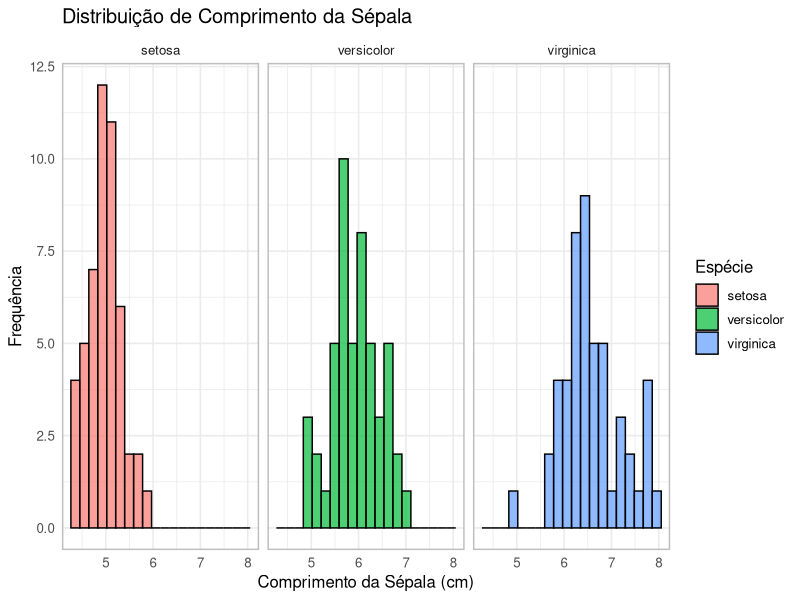
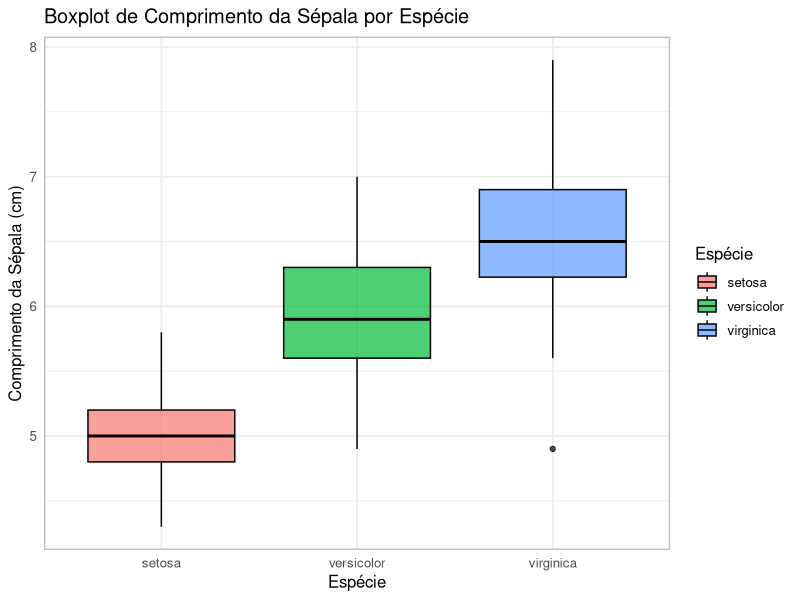
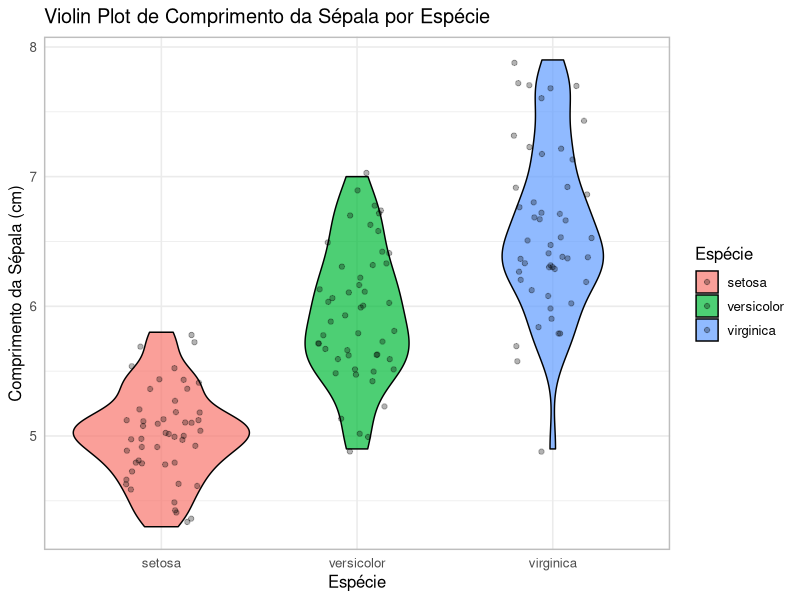
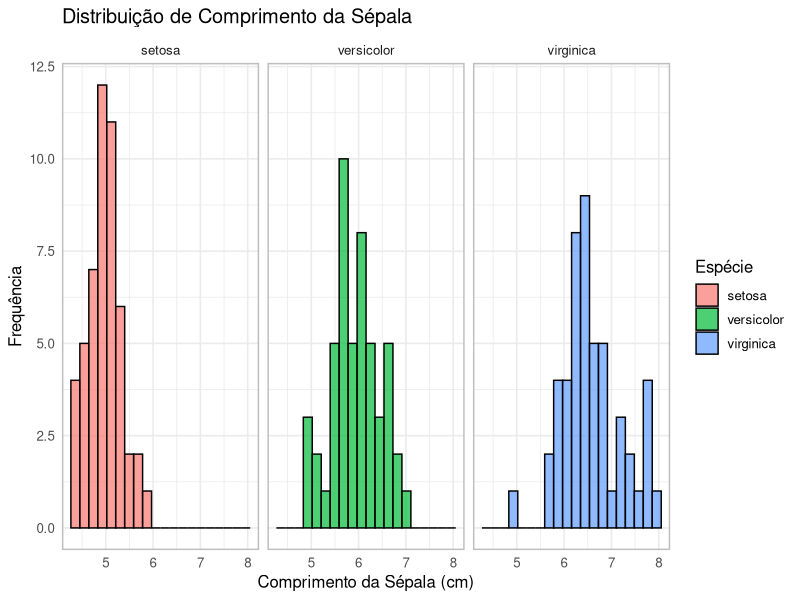
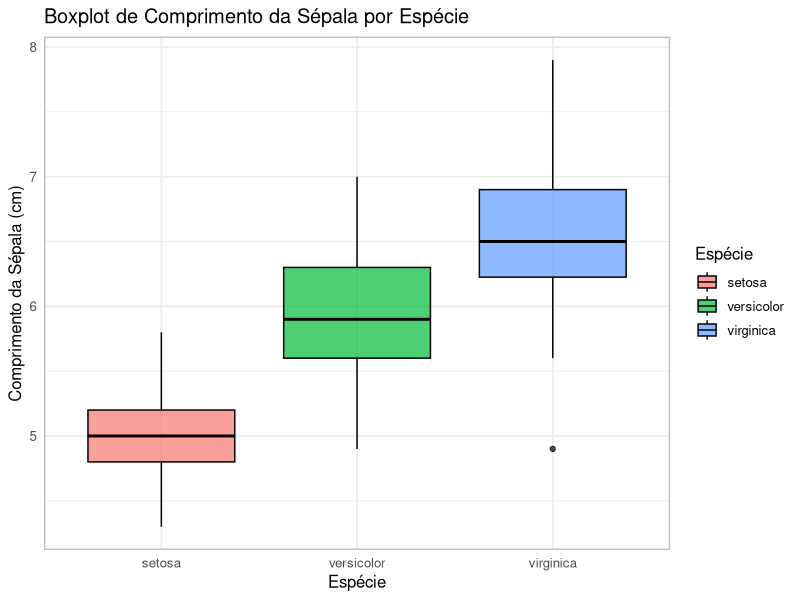
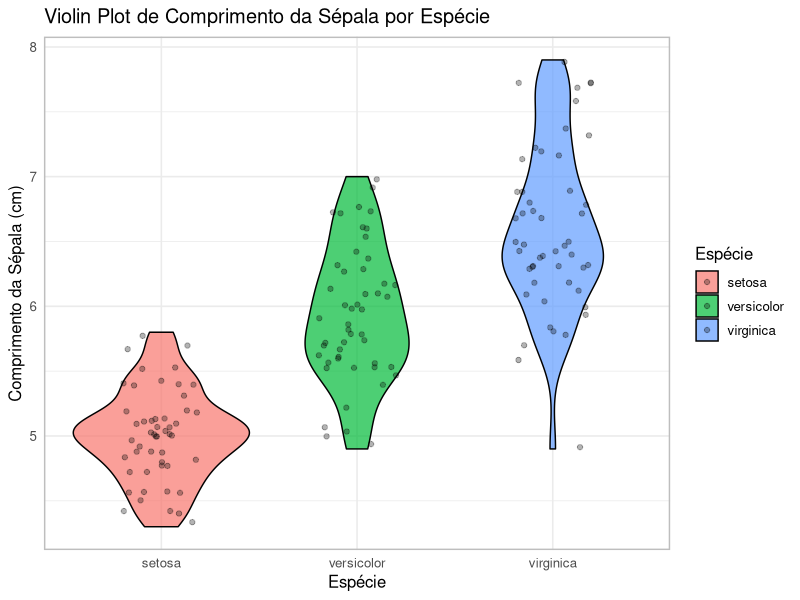

The R script that drew these images, in order:
library(ggplot2)
library(tidyverse)

# histograma de Sepal.Length por especie
p1_hist <- ggplot(iris, aes(x = Sepal.Length, fill = Species)) +
  geom_histogram(bins = 20, color = "black", alpha = 0.7) +
  labs(
    title = "Distribuição de Comprimento da Sépala",
    x = "Comprimento da Sépala (cm)",
    y = "Frequência",
    fill = "Espécie"
  ) +
  theme_minimal(base_size = 12) +
  facet_wrap(~Species) +
  theme(panel.border = element_rect(color = "gray", fill = NA, linewidth = 1))

print(p1_hist)
ggsave("ex1_histogram.png", p1_hist, width = 7, height = 4, dpi = 300)

# boxplot de Sepal.Length por especie
p1_box <- ggplot(iris, aes(x = Species, y = Sepal.Length, fill = Species)) +
  geom_boxplot(color = "black", alpha = 0.7) +
  labs(
    title = "Boxplot de Comprimento da Sépala por Espécie",
    x = "Espécie",
    y = "Comprimento da Sépala (cm)",
    fill = "Espécie"
  ) +
  theme_minimal(base_size = 12) +
  theme(panel.border = element_rect(color = "gray", fill = NA, linewidth = 1))

print(p1_box)
ggsave("ex1_boxplot.png", p1_box, width = 7, height = 4, dpi = 300)

# violin plot de Sepal.Length por especie com pontos sobrepostos
p1_violin <- ggplot(iris, aes(x = Species, y = Sepal.Length, fill = Species)) +
  geom_violin(color = "black", alpha = 0.7) +
  geom_jitter(width = 0.2, alpha = 0.3, color = "black") +
  labs(
    title = "Violin Plot de Comprimento da Sépala por Espécie",
    x = "Espécie",
    y = "Comprimento da Sépala (cm)",
    fill = "Espécie"
  ) +
  theme_minimal(base_size = 12) +
  theme(panel.border = element_rect(color = "gray", fill = NA, linewidth = 1))

print(p1_violin)
ggsave("ex1_violin.png", p1_violin, width = 7, height = 4, dpi = 300)
